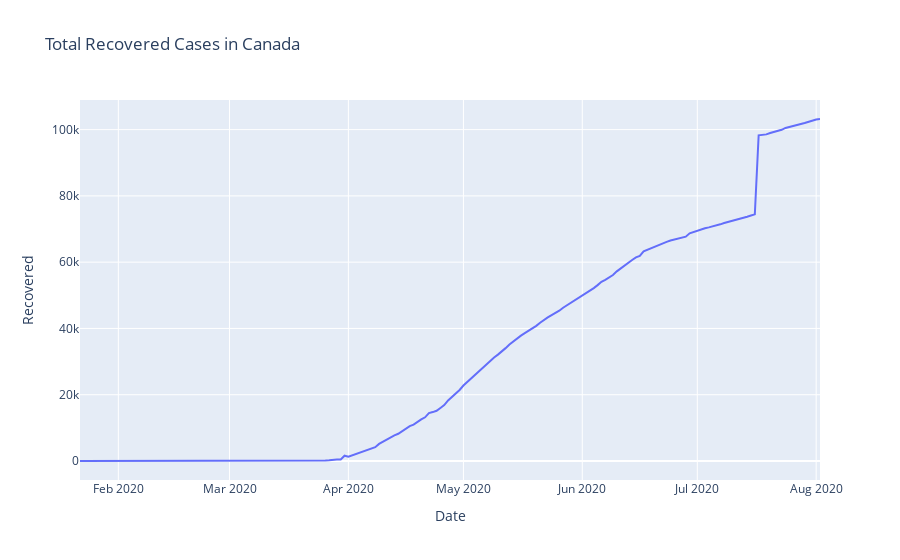

The cell this chart's notebook holds for it:
### Code cell
fig = px.line(canada, x="Date", y="Recovered", title='Total Recovered Cases in Canada')
fig.show()

### Figure 1 — Plotly figure (JSON) as saved in the notebook; plotly's stock layout.template omitted (floating-point values rounded to 4 significant figures; data arrays with more than 128 entries replaced by an {"elided": "..."} marker saying what was removed)
{"data": [{"hovertemplate": "Date=%{x}<br>Recovered=%{y}<extra></extra>", "legendgroup": "", "line": {"color": "#636efa", "dash": "solid"}, "mode": "lines", "name": "", "orientation": "v", "showlegend": false, "type": "scatter", "x": {"elided": "194 str values"}, "xaxis": "x", "y": {"elided": "194 int values"}, "yaxis": "y"}], "layout": {"legend": {"tracegroupgap": 0}, "title": {"text": "Total Recovered Cases in Canada"}, "xaxis": {"anchor": "y", "domain": [0, 1], "title": {"text": "Date"}}, "yaxis": {"anchor": "x", "domain": [0, 1], "title": {"text": "Recovered"}}}}
